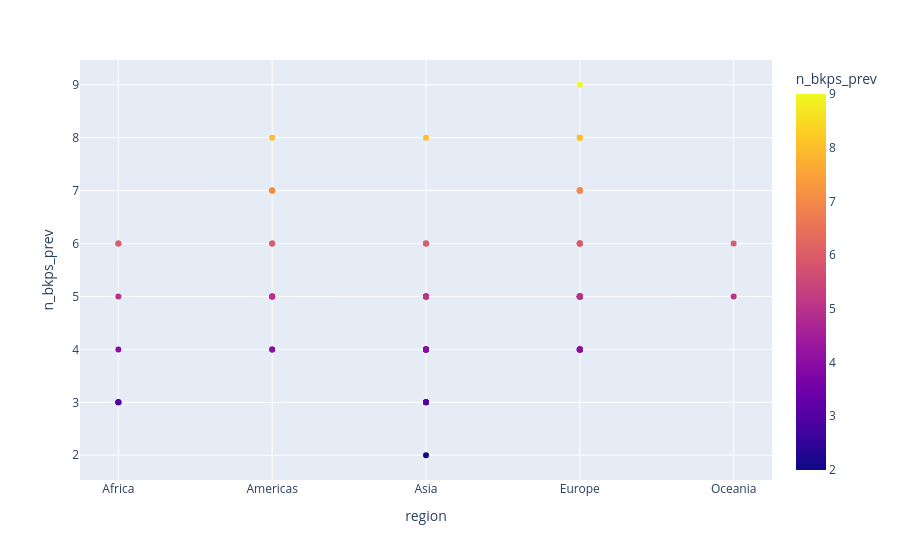

Here is the notebook cell this chart was saved with:
### Code cell
px.scatter(df_plot.sort_values(["region", "sub-region"]), x="region", y="n_bkps_prev", hover_data=["name", "alpha2", "n_bkps_prev"], color="n_bkps_prev")

### Figure 1 — Plotly figure (JSON) as saved in the notebook; plotly's stock layout.template omitted (floating-point values rounded to 4 significant figures; data arrays with more than 128 entries replaced by an {"elided": "..."} marker saying what was removed)
{"data": [{"customdata": {"elided": "77x2 str values"}, "hovertemplate": "region=%{x}<br>n_bkps_prev=%{marker.color}<br>name=%{customdata[0]}<br>alpha2=%{customdata[1]}<extra></extra>", "legendgroup": "", "marker": {"color": [3, 6, 3, 3, 5, 4, 6, 7, 7, 5, 5, 5, 4, 4, 6, 5, 8, 6, 7, 2, 3, 6, 5, 3, 5, 4, 4, 5, 5, 3, 4, 8, 4, 5, 4, 3, 6, 5, 4, 4, 4, 6, 5, 4, 5, 8, 4, 4, 4, 5, 5, 6, 5, 5, 6, 5, 4, 5, 6, 8, 7, 4, 5, 7, 7, 5, 6, 7, 6, 8, 7, 9, 4, 7, 6, 5, 7], "coloraxis": "coloraxis", "symbol": "circle"}, "mode": "markers", "name": "", "orientation": "v", "showlegend": false, "type": "scatter", "x": ["Africa", "Africa", "Africa", "Africa", "Africa", "Africa", "Africa", "Americas", "Americas", "Americas", "Americas", "Americas", "Americas", "Americas", "Americas", "Americas", "Americas", "Americas", "Americas", "Asia", "Asia", "Asia", "Asia", "Asia", "Asia", "Asia", "Asia", "Asia", "Asia", "Asia", "Asia", "Asia", "Asia", "Asia", "Asia", "Asia", "Asia", "Asia", "Asia", "Asia", "Asia", "Asia", "Europe", "Europe", "Europe", "Europe", "Europe", "Europe", "Europe", "Europe", "Europe", "Europe", "Europe", "Europe", "Europe", "Europe", "Europe", "Europe", "Europe", "Europe", "Europe", "Europe", "Europe", "Europe", "Europe", "Europe", "Europe", "Europe", "Europe", "Europe", "Europe", "Europe", "Europe", "Europe", "Oceania", "Oceania", null], "xaxis": "x", "y": [3, 6, 3, 3, 5, 4, 6, 7, 7, 5, 5, 5, 4, 4, 6, 5, 8, 6, 7, 2, 3, 6, 5, 3, 5, 4, 4, 5, 5, 3, 4, 8, 4, 5, 4, 3, 6, 5, 4, 4, 4, 6, 5, 4, 5, 8, 4, 4, 4, 5, 5, 6, 5, 5, 6, 5, 4, 5, 6, 8, 7, 4, 5, 7, 7, 5, 6, 7, 6, 8, 7, 9, 4, 7, 6, 5, 7], "yaxis": "y"}], "layout": {"coloraxis": {"colorbar": {"title": {"text": "n_bkps_prev"}}, "colorscale": [[0, "#0d0887"], [0.1111, "#46039f"], [0.2222, "#7201a8"], [0.3333, "#9c179e"], [0.4444, "#bd3786"], [0.5556, "#d8576b"], [0.6667, "#ed7953"], [0.7778, "#fb9f3a"], [0.8889, "#fdca26"], [1, "#f0f921"]]}, "legend": {"tracegroupgap": 0}, "margin": {"t": 60}, "xaxis": {"anchor": "y", "domain": [0, 1], "title": {"text": "region"}}, "yaxis": {"anchor": "x", "domain": [0, 1], "title": {"text": "n_bkps_prev"}}}}
